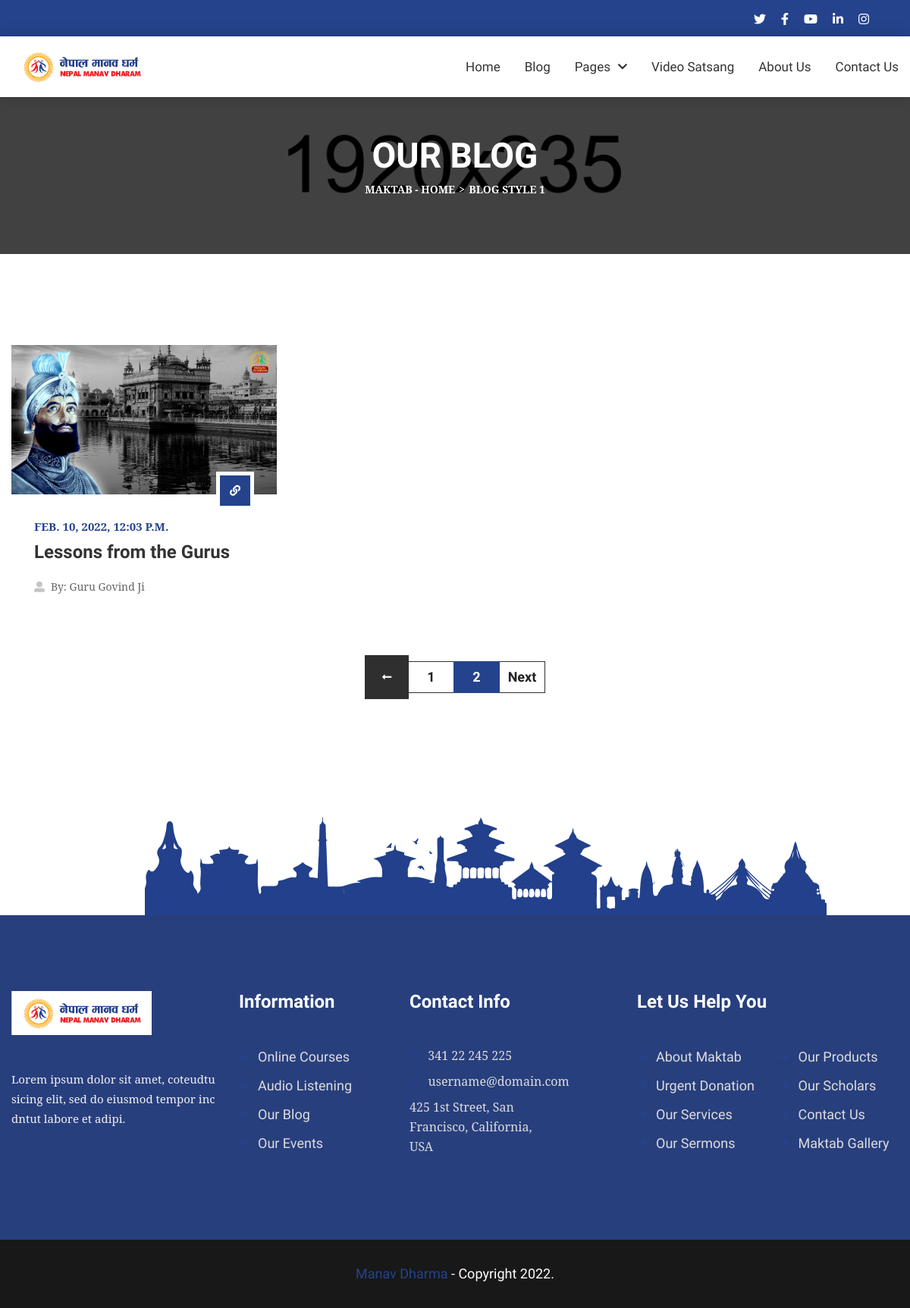
Page /blog?page=2 on the committed database.
### blog/models.py (models this page shows, shortened)
class BlogModel(models.Model):
    title = models.CharField(max_length=1000, unique=True)
    content = RichTextField(blank=True)
    slug = models.SlugField(max_length=1000, unique=True)
    image = models.ImageField(upload_to='blog')
    author = models.CharField(max_length=200)
    created_date = models.DateTimeField(auto_now_add=True)
    update_date = models.DateTimeField(auto_now=True)
    def get_url(self):
        return reverse('blog_detail', args=[self.slug])

### blog/views.py (the view)
# urls.py: path('', views.blog, name='blog'),
def blog(request):
    blogs = BlogModel.objects.all()
    paginator = Paginator(blogs,3)
    page = request.GET.get('page')
    paged_blogs = paginator.get_page(page)
    context = {'blogs':paged_blogs}
    return render(request,'blog.html',context)

### templates/blog.html (shortened to what this page needs)
{% extends 'base.html' %}
{% load static %}
{% block body %}
<section>
    <div class="w-100 pt-80 black-layer pb-70 opc65 position-relative">
        <div class="fixed-bg" style="background-image: url({% static 'assets/images/page-title-bg.jpg' %});"></div>
        <div class="container">
            <div class="page-title-wrap text-center w-100">
                <div class="page-title-inner d-inline-block">
                    <h1 class="mb-0">Our Blog</h1>
                    <ol class="breadcrumb mb-0">
                        <li class="breadcrumb-item"><a href="index.html" title="Home">Maktab - Home</a></li>
                        <li class="breadcrumb-item active">Blog Style 1</li>
                    </ol>
                </div>
            </div>
        </div>
    </div>
</section>
<section>
    <div class="w-100 pt-120 pb-280 position-relative">
        <img class="sec-botm-rgt-mckp img-fluid position-absolute" src="{% static 'assets/images/landmark.png' %}" alt="Sec Bottom Mockup">
        <div class="container">
            <div class="blog-wrap w-100">
                <div class="row">
                    {% for i in blogs %}
                    <div class="col-md-6 col-sm-6 col-lg-4">
                        <div class="post-box w-100">
                            <div class="post-img overflow-hidden position-relative w-100">
                                <a href="" title=""><img class="img-fluid w-100" src="{{i.image.url}}" alt="Blog Image 1"></a>
                            </div>
                            <div class="post-info position-relative w-100">
                                <a class="thm-bg" href="{{i.get_url}}" title=""><i class="fas fa-link"></i></a>
                                <span class="post-date thm-clr">{{i.created_date}}</span>
                                <h3 class="mb-0"><a href="blog-detail.html" title="">{{i.title}}</a></h3>
                                <ul class="post-meta d-flex flex-wrap mb-0 list-unstyled">
                                    <li><i class="fas fa-user-alt"></i>By: <a href="javascript:void(0);" title="">{{i.author}}</a></li>
                                </ul>
                            </div>
                        </div>
                    </div>
                    {% endfor %}
                </div>
            </div>
            <div class="pagination-wrap mt-20 d-flex flex-wrap justify-content-center text-center w-100">
                {% if blogs.has_other_pages %}
                <ul class="pagination mb-0">
                    {% if blogs.has_previous %}
                    <li class="page-item prev"><a class="page-link" href="?page={{blogs.previous_page_number}}" title=""><i class="fas fa-long-arrow-alt-left"></i></a></li>
                    {% else %}
                    <li class="page-item"><a class="page-link" href="javascript:void(0);" title="">Prev</a></li>
                    {% endif %}
                    {% for i in blogs.paginator.page_range  %}
                    {% if blogs.number == i %}
                    <li class="page-item active"><a class="page-link" href="#" title="">{{i}}</a></li>
                    {% else %}
                    <li class="page-item"><a class="page-link" href="?page={{i}}" title="">{{i}}</a></li>
                    {% endif %}
                    {% endfor %}
                    {% if blogs.has_next %}
                    <li class="page-item"><a class="page-link" href="?page={{blogs.next_page_number}}" title="">Next</a></li>
                    {% else %}
                    <li class="page-item"><a class="page-link" href="#" title="">Next</a></li>
                    {% endif %}
                </ul>
                {% endif %}
            </div>
        </div>
    </div>
</section>
{% endblock body %}

### manav_dharma/static/assets/css/responsive.css (style rules this page uses)
@media (max-width: 1210px) { .container { padding: 0 0.9375rem;max-width: 100%; } }

### rows in the picture
BlogModel: image (picture), created_date "FEB. 10, 2022, 12:03 P.M.", title "Lessons from the Gurus", author "Guru Govind Ji"

### other values in the picture
{{ i }} "1"
{{ i }} "2"
